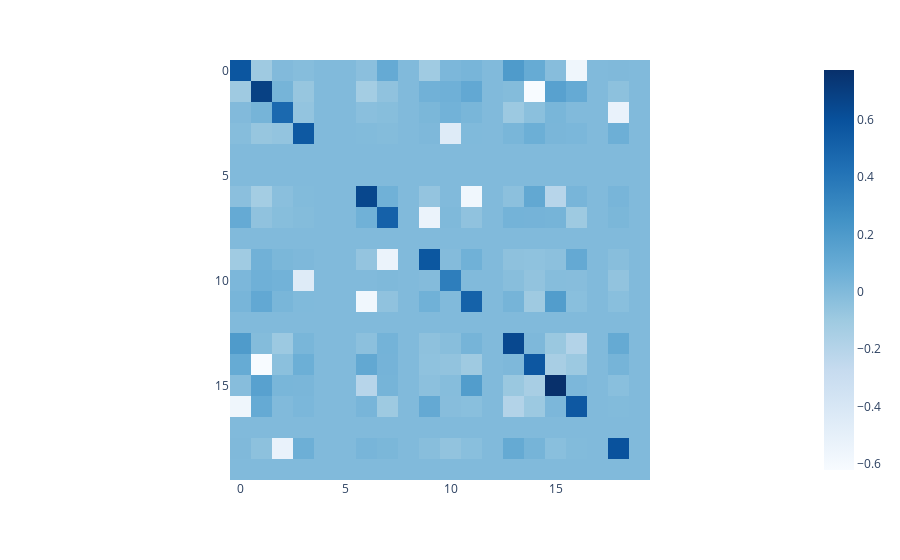

The cell this chart's notebook holds for it:
### Code cell
import plotly.express as px

fig = px.imshow(DT_D_sorted, color_continuous_scale='Blues')
fig.show()

### Figure 1 — Plotly figure (JSON) as saved in the notebook; plotly's stock layout.template omitted (floating-point values rounded to 4 significant figures; data arrays with more than 128 entries replaced by an {"elided": "..."} marker saying what was removed)
{"data": [{"coloraxis": "coloraxis", "hovertemplate": "x: %{x}<br>y: %{y}<br>color: %{z}<extra></extra>", "name": "0", "type": "heatmap", "xaxis": "x", "yaxis": "y", "z": {"elided": "20x20 float values"}}], "layout": {"coloraxis": {"colorscale": [[0, "rgb(247,251,255)"], [0.125, "rgb(222,235,247)"], [0.25, "rgb(198,219,239)"], [0.375, "rgb(158,202,225)"], [0.5, "rgb(107,174,214)"], [0.625, "rgb(66,146,198)"], [0.75, "rgb(33,113,181)"], [0.875, "rgb(8,81,156)"], [1, "rgb(8,48,107)"]]}, "margin": {"t": 60}, "xaxis": {"anchor": "y", "constrain": "domain", "domain": [0, 1], "scaleanchor": "y"}, "yaxis": {"anchor": "x", "autorange": "reversed", "constrain": "domain", "domain": [0, 1]}}}
